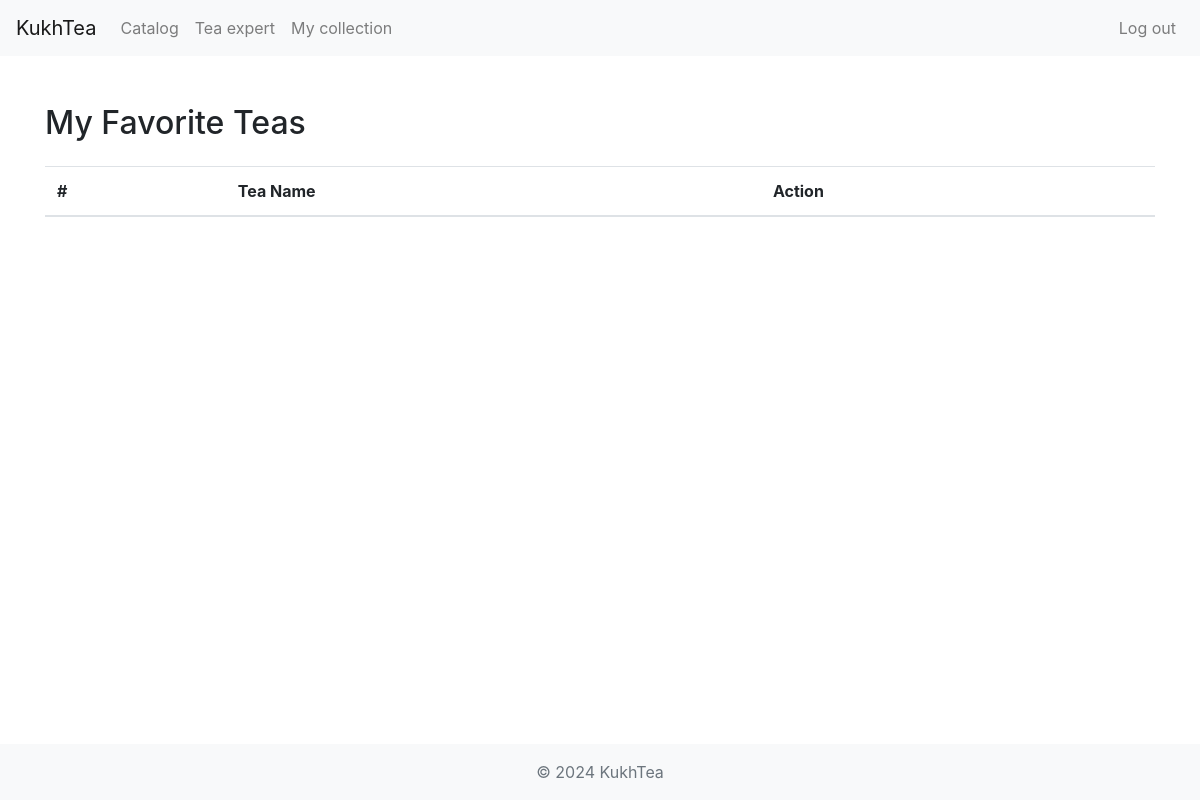
The app's page /my_collection/ (signed in), older data.
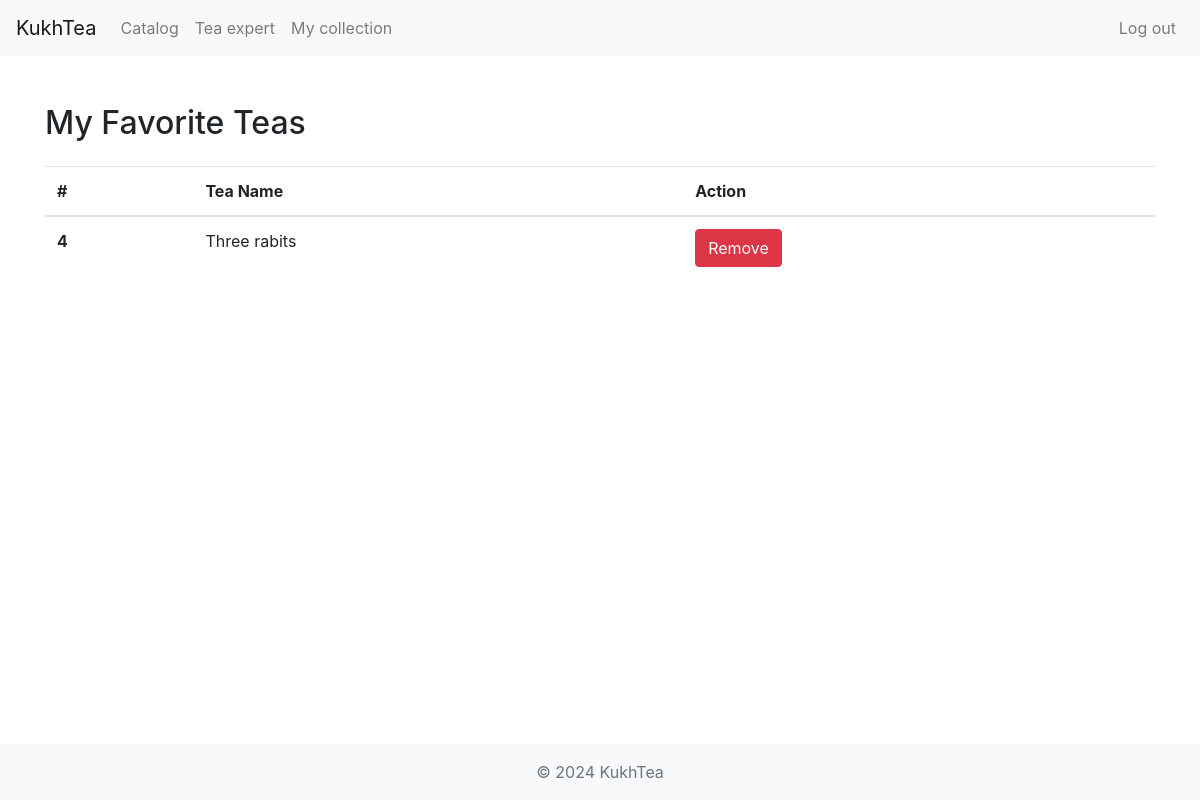
The same page, newer data.
### app/models.py (models this page shows, shortened)
class Product(models.Model):
	name = models.CharField(max_length=100)
	category = models.ForeignKey(Category, on_delete=models.CASCADE, default=1)
	description = models.CharField(max_length=250, default='', blank=True, null=True)
	image = models.ImageField(upload_to='uploads/product/')
	favourite = models.ManyToManyField(User, related_name='favourite_products')

### app/views.py (the view)
# urls.py: path('my_collection/', views.my_collection, name="my_collection"),
@login_required
def my_collection(request):
    products = Product.objects.all()
    context = {'products': products}
    return render(request, 'collection_summary.html', context)

### app/templates/collection_summary.html (shortened to what this page needs)
{% extends "index.html" %}
{% block content %}
{% load static %}
<div class="container mt-5">
    <h2 class="mb-4">My Favorite Teas</h2>
    <table class="table">
        <thead>
            <tr>
                <th scope="col">#</th>
                <th scope="col">Tea Name</th>
                <th scope="col">Action</th>
            </tr>
        </thead>
        <tbody>
            {% for product in products %}
            {% if request.user in product.favourite.all %}
            <tr>
                <th scope="row">{{ forloop.counter }}</th>
                <td >{{ product.name }}</td>
                <td>
                    <a type="button" href="{% url 'collection_delete' product.pk %}" class="btn btn-danger delete-product"> Remove </a>
                </td>
            </tr>
            {% endif %}
            {% empty %}
            <tr>
                <td colspan="3" class="text-center">No favorite teas yet.</td>
            </tr>
            {% endfor %}
        </tbody>
    </table>
</div>
{% endblock %}

Row changes from the older to the newer data that the page shows:
added Product: name "Three rabits"
